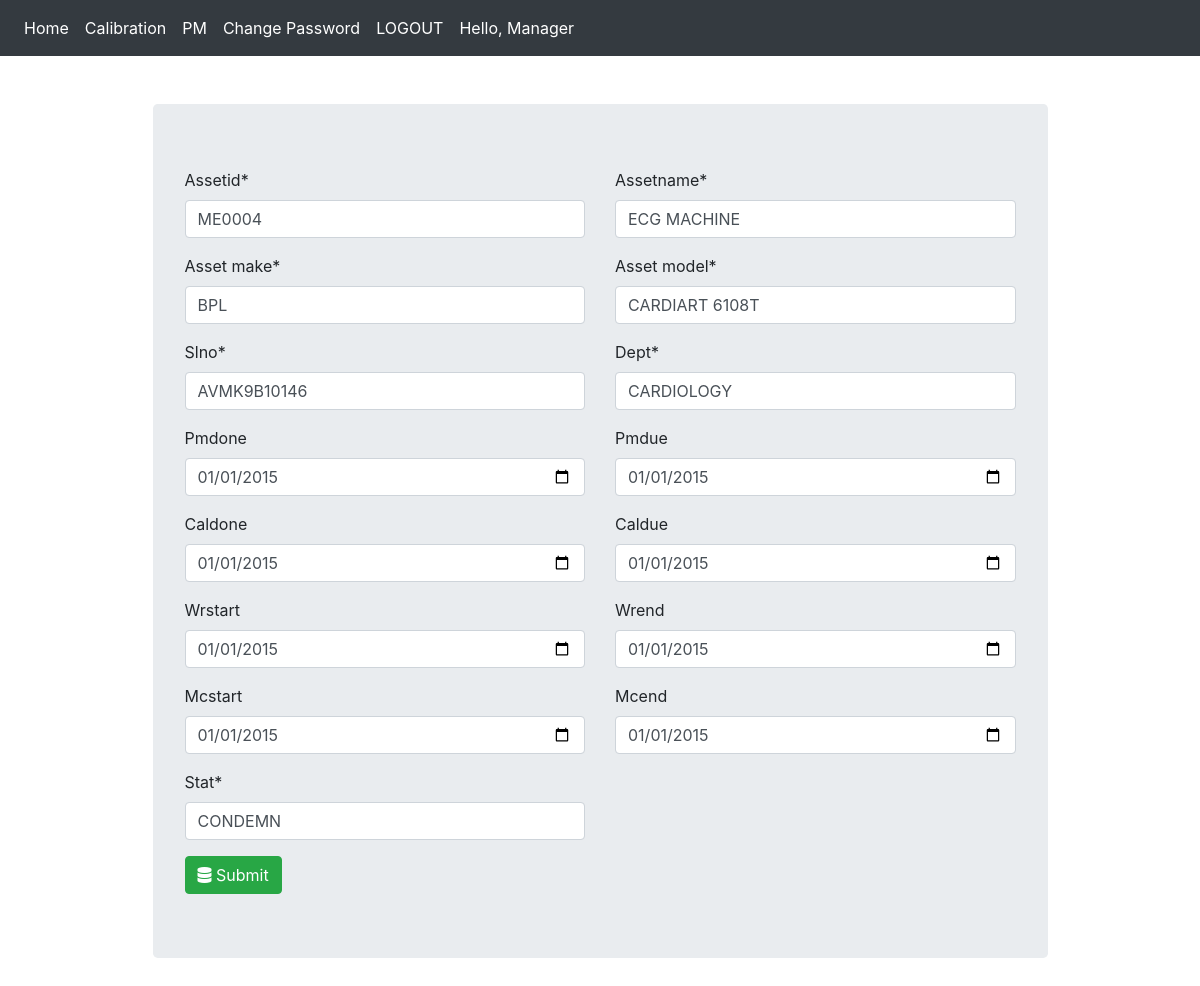
The page /4/ (signed in) on the database its author committed.
### assets/models.py (models this page shows, shortened)
class Asset(models.Model):
    assetid = CharField(max_length=100)
    assetname = CharField(max_length=100)
    asset_make = CharField(max_length=100)
    asset_model = CharField(max_length=100)
    slno = CharField(max_length=100)
    dept = CharField(max_length=100)
    pmdone = models.DateField(auto_now_add=False, auto_now=False, blank=True)
    pmdue = models.DateField(auto_now_add=False, auto_now=False, blank=True)
    pmstat = CharField(max_length=100)
    caldue = models.DateField(auto_now_add=False, auto_now=False, blank=True)
    caldone = models.DateField(auto_now_add=False, auto_now=False, blank=True)
    calstat = CharField(max_length=100)
    wrstart = models.DateField(auto_now_add=False, auto_now=False, blank=True)
    wrend = models.DateField(auto_now_add=False, auto_now=False, blank=True)
    warranty = CharField(max_length=100)
    mcstart = models.DateField(auto_now_add=False, auto_now=False, blank=True)
    mcend = models.DateField(auto_now_add=False, auto_now=False, blank=True)
    amc_cmc = CharField(max_length=100)
    stat = CharField(max_length=100)

### assets/decorators.py (the view)
        def wrapper_func(request, *args, **kwargs):
            group = None
            if request.user.groups.exists():
                group = request.user.groups.all()[0].name
            if group in allowed_roles:
                return view_func(request, *args, **kwargs)
            else:
                return HttpResponse('You are not Autherized')
            return view_func(request, *args, **kwargs)

### assets/forms.py
class AssetForm(forms.ModelForm):
    class Meta:
        model = Asset
        fields = ('assetid','assetname','asset_make','asset_model','slno','dept','pmdone','pmdue','caldone','caldue','wrstart','wrend','mcstart','mcend','stat')
        widgets = {
            'pmdue': DateInput(),
            'caldue' : DateInput(),
            'pmdone' : DateInput(),
            'caldone' : DateInput(),
            'wrstart' : DateInput(),
            'wrend' : DateInput(),
            'mcstart' : DateInput(),
            'mcend' : DateInput(),
        }
    def __init__(self, *arg, **kwargs):
        super(AssetForm,self).__init__(*arg, **kwargs)

### assets/views.py (called while the page is built, shortened)
@login_required(login_url="/login/")
@allowed_users(allowed_roles=['staff'])
def asset_form(request,id=0):
    if request.method == "GET":
        if id==0:
            form = AssetForm()
        else:
            assetcontent = Asset.objects.get(pk=id)
            form = AssetForm(instance=assetcontent)
        return render(request, "assetform.html", {'form':form})

### assets/templates/assetform.html (shortened to what this page needs)
{% extends "base.html" %}
{% load crispy_forms_tags %}
{% block content %}
<div class="container">
  <div class="col-md-10 offset-md-1 mt-5">
    <div class="jumbotron">
              <form action="" method="post" autocomplete="off">
                <div class = "row">
                  <div class="col-md-6">
                    {{ form.assetid|as_crispy_field }}
                  </div>
                  <div class="col-md-6">
                    {{ form.assetname|as_crispy_field }}
                  </div>
                </div>
                <div class = "row">
                  <div class="col-md-6">
                    {{ form.asset_make|as_crispy_field }}
                  </div>
                  <div class="col-md-6">
                    {{ form.asset_model|as_crispy_field }}
                  </div>
                </div>
                <div class = "row">
                  <div class="col-md-6">
                    {{ form.slno|as_crispy_field }}
                  </div>
                  <div class="col-md-6">
                    {{ form.dept|as_crispy_field }}
                  </div>
                </div>
                <div class = "row">
                  <div class="col-md-6">
                    {{ form.pmdone|as_crispy_field }}
                  </div>
                  <div class="col-md-6">
                    {{ form.pmdue|as_crispy_field }}
                  </div>
                </div>
                <div class = "row">
                  <div class="col-md-6">
                    {{ form.caldone|as_crispy_field }}
                  </div>
                  <div class="col-md-6">
                    {{ form.caldue|as_crispy_field }}
                  </div>
                </div>
                <div class = "row">
                  <div class="col-md-6">
                    {{ form.wrstart|as_crispy_field }}
                  </div>
                  <div class="col-md-6">
                    {{ form.wrend|as_crispy_field }}
                  </div>
                </div>
                <div class = "row">
                  <div class="col-md-6">
                    {{ form.mcstart|as_crispy_field }}
                  </div>
                  <div class="col-md-6">
                    {{ form.mcend|as_crispy_field }}
                  </div>
                </div>
                <div class = "row">
                  <div class="col-md-6">
                    {{ form.stat|as_crispy_field }}
                  </div>
                </div>
                <button type="submit" class="btn btn-success"><i class="fas fa-database"></i> Submit</button>
              </form>
    </div>
  </div>
</div>
{% endblock content %}

### assets/templates/base.html (shortened to what this page needs)
{% load static %}
<!doctype html>
<html lang="en">
  <head>
    <link href="https://cdn.jsdelivr.net/npm/bootstrap@5.0.2/dist/css/bootstrap.min.css" rel="stylesheet">
    <link rel="stylesheet" href="https://maxcdn.bootstrapcdn.com/bootstrap/4.0.0/css/bootstrap.min.css">
    <link rel="stylesheet" type="text/css" href="https://cdn.datatables.net/1.10.25/css/jquery.dataTables.css">
    <link rel="stylesheet" href="https://cdnjs.cloudflare.com/ajax/libs/font-awesome/5.15.4/css/all.min.css">
    <link href="//netdna.bootstrapcdn.com/twitter-bootstrap/2.3.2/css/bootstrap-combined.min.css" rel="stylesheet" id="bootstrap-css">
  </head>
  <body>
    <nav class="navbar navbar-expand-lg text-white bg-dark">
      <ul class="navbar-nav ">
        <li class="nav-item">
          <a class="nav-link text-white" href="{% url 'index' %}">Home</a>
        </li>
        <li class="nav-item">
          <a class="nav-link text-white" href="{% url 'calfilter' %}">Calibration</a>
        </li>
        <li class="nav-item">
          <a class="nav-link text-white" href="{% url 'asset_view' %}">PM</a>
        </li>
        <li class="nav-item">
          <a class="nav-link text-white" href="{% url 'password_change' %}">Change Password</a>
        </li>
        <li class="nav-item ">
          <a class="nav-link text-white" href="{% url 'logoutuser' %}">LOGOUT</a>
        </li>
        <li class="nav-item ">
          <a class="nav-link text-white">Hello, {{ user.username|title }}</a>
        </li>
      </ul>
    </nav>
    {% block content %}
    {% endblock content %}
  </body>
</html>

### rows shown on the page
Asset: assetid "ME0004", assetname "ECG MACHINE", asset_make "BPL", asset_model "CARDIART 6108T", slno "AVMK9B10146", dept "CARDIOLOGY", pmdone "01/01/2015", pmdue "01/01/2015", caldone "01/01/2015", caldue "01/01/2015", wrstart "01/01/2015", wrend "01/01/2015", mcstart "01/01/2015", mcend "01/01/2015", stat "CONDEMN"

### other values the page prints
{{ user.username|title }} "Manager"
